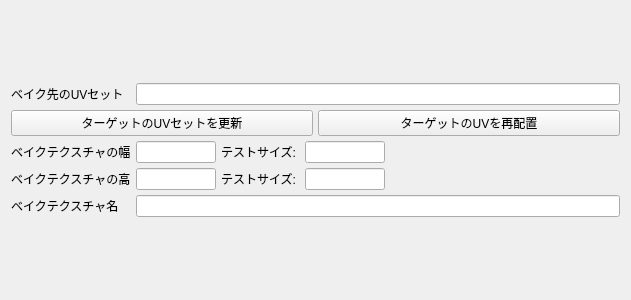
<?xml version="1.0" encoding="UTF-8"?>
<ui version="4.0">
 <class>Form</class>
 <widget class="QWidget" name="Form">
  <property name="geometry">
   <rect>
    <x>0</x>
    <y>0</y>
    <width>631</width>
    <height>300</height>
   </rect>
  </property>
  <property name="sizePolicy">
   <sizepolicy hsizetype="Preferred" vsizetype="Preferred">
    <horstretch>0</horstretch>
    <verstretch>0</verstretch>
   </sizepolicy>
  </property>
  <property name="windowTitle">
   <string>Form</string>
  </property>
  <layout class="QVBoxLayout" name="verticalLayout_2">
   <item>
    <layout class="QVBoxLayout" name="verticalLayout">
     <property name="spacing">
      <number>5</number>
     </property>
     <item>
      <layout class="QVBoxLayout" name="verticalLayout_3">
       <item>
        <layout class="QHBoxLayout" name="horizontalLayout">
         <item>
          <widget class="QLabel" name="label">
           <property name="sizePolicy">
            <sizepolicy hsizetype="Maximum" vsizetype="Preferred">
             <horstretch>0</horstretch>
             <verstretch>0</verstretch>
            </sizepolicy>
           </property>
           <property name="minimumSize">
            <size>
             <width>120</width>
             <height>0</height>
            </size>
           </property>
           <property name="maximumSize">
            <size>
             <width>120</width>
             <height>16777215</height>
            </size>
           </property>
           <property name="text">
            <string>ベイク先のUVセット</string>
           </property>
          </widget>
         </item>
         <item>
          <widget class="QLineEdit" name="uv_set_line"/>
         </item>
        </layout>
       </item>
       <item>
        <layout class="QHBoxLayout" name="horizontalLayout_4">
         <item>
          <widget class="QPushButton" name="update_uv_set_button">
           <property name="text">
            <string>ターゲットのUVセットを更新</string>
           </property>
          </widget>
         </item>
         <item>
          <widget class="QPushButton" name="layout_uvs_button">
           <property name="text">
            <string>ターゲットのUVを再配置</string>
           </property>
          </widget>
         </item>
        </layout>
       </item>
      </layout>
     </item>
     <item>
      <layout class="QHBoxLayout" name="horizontalLayout_2">
       <item>
        <widget class="QLabel" name="label_2">
         <property name="sizePolicy">
          <sizepolicy hsizetype="Maximum" vsizetype="Preferred">
           <horstretch>0</horstretch>
           <verstretch>0</verstretch>
          </sizepolicy>
         </property>
         <property name="minimumSize">
          <size>
           <width>120</width>
           <height>0</height>
          </size>
         </property>
         <property name="maximumSize">
          <size>
           <width>120</width>
           <height>16777215</height>
          </size>
         </property>
         <property name="text">
          <string>ベイクテクスチャの幅</string>
         </property>
        </widget>
       </item>
       <item>
        <widget class="QLineEdit" name="tex_x_line">
         <property name="minimumSize">
          <size>
           <width>80</width>
           <height>0</height>
          </size>
         </property>
         <property name="maximumSize">
          <size>
           <width>80</width>
           <height>16777215</height>
          </size>
         </property>
         <property name="text">
          <string/>
         </property>
        </widget>
       </item>
       <item>
        <widget class="QLabel" name="label_3">
         <property name="text">
          <string>テストサイズ: </string>
         </property>
        </widget>
       </item>
       <item>
        <widget class="QLineEdit" name="test_tex_x_line">
         <property name="minimumSize">
          <size>
           <width>80</width>
           <height>0</height>
          </size>
         </property>
         <property name="maximumSize">
          <size>
           <width>80</width>
           <height>16777215</height>
          </size>
         </property>
         <property name="text">
          <string/>
         </property>
        </widget>
       </item>
       <item>
        <spacer name="horizontalSpacer">
         <property name="orientation">
          <enum>Qt::Horizontal</enum>
         </property>
         <property name="sizeHint" stdset="0">
          <size>
           <width>40</width>
           <height>20</height>
          </size>
         </property>
        </spacer>
       </item>
      </layout>
     </item>
     <item>
      <layout class="QHBoxLayout" name="horizontalLayout_3">
       <item>
        <widget class="QLabel" name="label_4">
         <property name="sizePolicy">
          <sizepolicy hsizetype="Maximum" vsizetype="Preferred">
           <horstretch>0</horstretch>
           <verstretch>0</verstretch>
          </sizepolicy>
         </property>
         <property name="minimumSize">
          <size>
           <width>120</width>
           <height>0</height>
          </size>
         </property>
         <property name="maximumSize">
          <size>
           <width>120</width>
           <height>16777215</height>
          </size>
         </property>
         <property name="text">
          <string>ベイクテクスチャの高さ</string>
         </property>
        </widget>
       </item>
       <item>
        <widget class="QLineEdit" name="tex_y_line">
         <property name="minimumSize">
          <size>
           <width>80</width>
           <height>0</height>
          </size>
         </property>
         <property name="maximumSize">
          <size>
           <width>80</width>
           <height>16777215</height>
          </size>
         </property>
         <property name="text">
          <string/>
         </property>
        </widget>
       </item>
       <item>
        <widget class="QLabel" name="label_5">
         <property name="text">
          <string>テストサイズ: </string>
         </property>
        </widget>
       </item>
       <item>
        <widget class="QLineEdit" name="test_tex_y_line">
         <property name="minimumSize">
          <size>
           <width>80</width>
           <height>0</height>
          </size>
         </property>
         <property name="maximumSize">
          <size>
           <width>80</width>
           <height>16777215</height>
          </size>
         </property>
         <property name="text">
          <string/>
         </property>
        </widget>
       </item>
       <item>
        <spacer name="horizontalSpacer_2">
         <property name="orientation">
          <enum>Qt::Horizontal</enum>
         </property>
         <property name="sizeHint" stdset="0">
          <size>
           <width>40</width>
           <height>20</height>
          </size>
         </property>
        </spacer>
       </item>
      </layout>
     </item>
     <item>
      <layout class="QHBoxLayout" name="horizontalLayout_5">
       <item>
        <widget class="QLabel" name="label_6">
         <property name="minimumSize">
          <size>
           <width>120</width>
           <height>0</height>
          </size>
         </property>
         <property name="text">
          <string>ベイクテクスチャ名</string>
         </property>
        </widget>
       </item>
       <item>
        <widget class="QLineEdit" name="tex_name_line"/>
       </item>
      </layout>
     </item>
    </layout>
   </item>
  </layout>
 </widget>
 <resources/>
 <connections/>
</ui>
